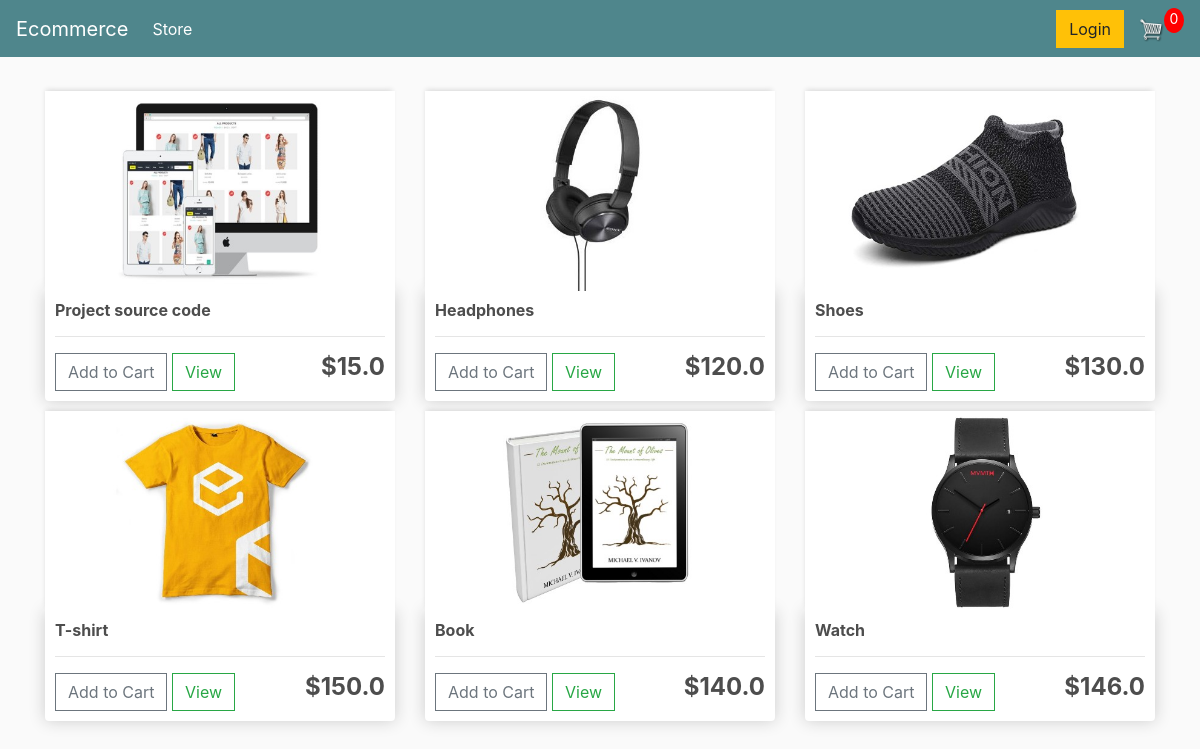
The page / on the database its author committed.
### store/models.py (models this page shows, shortened)
class Product(models.Model):
	name = models.CharField(max_length=200)
	price = models.FloatField()
	digital = models.BooleanField(default=False,null=True, blank=True)
	image = models.ImageField(null=True, blank=True)
	@property
	def imageURL(self):
		try:
			url = self.image.url
		except:
			url = ''
		return url

### store/views.py (the view)
# urls.py: path('', include('store.urls')),
def store(request):
	data = cartData(request)
	cartItems = data['cartItems']
	order = data['order']
	items = data['items']
	products = Product.objects.all()
	context = {'products':products, 'cartItems':cartItems}
	return render(request, 'store/store.html', context)

### store/utils.py (called while the page is built, shortened)
def cookieCart(request):
	try:
		cart = json.loads(request.COOKIES['cart'])
	except:
		cart = {}
		print('CART:', cart)
	items = []
	order = {'get_cart_total':0, 'get_cart_items':0, 'shipping':False}
	cartItems = order['get_cart_items']
	return {'cartItems':cartItems ,'order':order, 'items':items}

def cartData(request):
	if request.user.is_authenticated:
		customer = request.user.customer
		order, created = Order.objects.get_or_create(customer=customer, complete=False)
		items = order.orderitem_set.all()
		cartItems = order.get_cart_items
	else:
		cookieData = cookieCart(request)
		cartItems = cookieData['cartItems']
		order = cookieData['order']
		items = cookieData['items']
	return {'cartItems':cartItems ,'order':order, 'items':items}

### store/templates/store/store.html
{% extends 'store/main.html' %}
{% load static %}
{% block content %}
	<div class="row">
		{% for product in products %}
		<div class="col-lg-4">
			<img class="thumbnail" src="{{product.imageURL}}">
			<div class="box-element product">
				<h6><strong>{{product.name}}</strong></h6>
				<hr>
				<button data-product="{{product.id}}" data-action="add" class="btn btn-outline-secondary add-btn update-cart">Add to Cart</button>
				<a class="btn btn-outline-success" href="#">View</a>
				<h4 style="display: inline-block; float: right"><strong>${{product.price}}</strong></h4>
			</div>
		</div>
		{% endfor %}
	</div>
{% endblock content %}

### store/templates/store/main.html (shortened to what this page needs)
<!DOCTYPE html>
{% load static %}
<html>
<head>
	<link rel="stylesheet" href="https://stackpath.bootstrapcdn.com/bootstrap/4.4.1/css/bootstrap.min.css">
	<link rel="stylesheet" type="text/css" href="{% static 'css/main.css' %}">
</head>
<body>
	<nav class="navbar navbar-expand-lg navbar-dark bg-dark">
	  <a class="navbar-brand" href="{% url 'store' %}">Ecommerce</a>
	  <div class="collapse navbar-collapse" id="navbarSupportedContent">
	    <ul class="navbar-nav mr-auto">
	      <li class="nav-item active">
	        <a class="nav-link" href="{% url 'store' %}">Store <span class="sr-only">(current)</span></a>
	      </li>
	    </ul>
	    <div class="form-inline my-2 my-lg-0">
	     	<a href="#"class="btn btn-warning">Login</a>
	     	<a href="{% url 'cart' %}">
	    		<img  id="cart-icon" src="{% static 'images/cart.png' %}">
	    	</a>
	    	<p id="cart-total">{{cartItems}}</p>
	    </div>
	  </div>
	</nav>
     <div class="container">
            <br>
            {% block content %}
            {% endblock content %}
         </div>
</body>
</html>

### static/css/main.css (style rules this page uses)
body { background-color: hsl(0, 0%, 98%); }
h1,h2,h3,h4,h5,h6 { color:hsl(0, 0%, 30%); }
.box-element { box-shadow:hsl(0, 0%, 80%) 0 0 16px; background-color: #fff; border-radius: 4px; padding: 10px; }
.thumbnail { width: 100%; height: 200px; -webkit-box-shadow: -1px -3px 5px -2px rgba(214,214,214,1); -moz-box-shadow: -1px -3px 5px -2px rgba(214,214,214,1); box-shadow: -1px -3px 5px -2px rgba(214,214,214,1); }
.product { border-radius: 0 0 4px 4px; }
.bg-dark { background-color: #4f868c!important; }
#cart-icon { width:25px; display: inline-block; margin-left: 15px; }
#cart-total { display: block; text-align: center; color:#fff; background-color: red; width: 20px; height: 25px; border-radius: 50%; font-size: 14px; }
.col-lg-4, .col-lg-6, .col-lg-8, .col-lg-12 { margin-top: 10px; }
.btn { border-radius: 0; }

### rows shown on the page
Product: imageURL (picture), name "Project source code", price "15.0"
Product: imageURL (picture), name "Headphones", price "120.0"
Product: imageURL (picture), name "Shoes", price "130.0"
Product: imageURL (picture), name "T-shirt", price "150.0"
Product: imageURL (picture), name "Book", price "140.0"
Product: imageURL (picture), name "Watch", price "146.0"

### other values the page prints
{{ cartItems }} "0"
